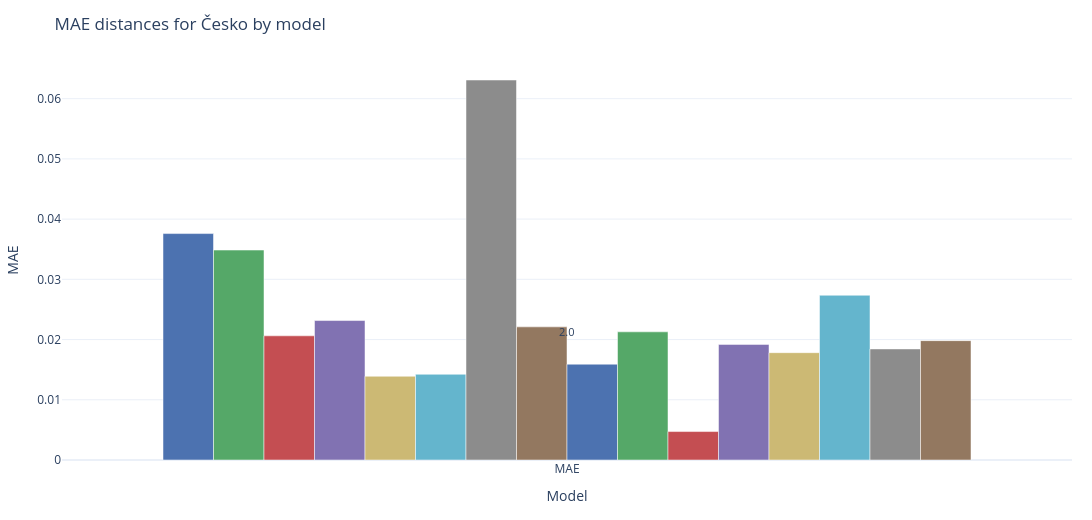

Notebook code for this chart:
### Code cell
panel_data, election_data, voting_results_dict = load_csv_files(drop_voted_flag=True, drop_both_flag=True)
# drop all but "Česko" from election_data
election_data = election_data.loc['Česko'].to_frame().T

latent_prefs_dict = load_latent_prefs(drop_voted_flag=True, drop_both_flag=True)
agentury = load_agentury(drop_voted_flag=True, drop_both_flag=True).drop(columns=['url'])
# iterate over rows of agentury and add them to latent_prefs_dict as DataFrames
for agentura in agentury.index:
    ag_df = agentury.loc[agentura].to_frame().T
    # replace the index value with "Česko"
    ag_df.index = ["Česko"]
    # replace the index name with "region"
    ag_df.index.name = "region"
    latent_prefs_dict[agentura] = ag_df
plot_cesko_distances_grouped_bars(election_data,
                                        panel_data,
                                        voting_results_dict,
                                        latent_prefs_dict,
                                        distances=['MAE'],
                                        # distances=['KL Divergence', 'MAE'],
                                        figure_width=1200,
                                        )

### Figure 1 — Plotly figure (JSON) as saved in the notebook; plotly's stock layout.template omitted (floating-point values rounded to 4 significant figures)
{"data": [{"marker": {"color": "#4C72B0"}, "name": "gpt-4.1-nano", "showlegend": false, "x": ["MAE"], "y": [0.0376], "type": "bar"}, {"marker": {"color": "#55A868"}, "name": "gpt-4.1", "showlegend": false, "x": ["MAE"], "y": [0.03486], "type": "bar"}, {"marker": {"color": "#C44E52"}, "name": "gpt-4o-mini", "showlegend": false, "x": ["MAE"], "y": [0.02062], "type": "bar"}, {"marker": {"color": "#8172B2"}, "name": "gpt-4o", "showlegend": false, "x": ["MAE"], "y": [0.02316], "type": "bar"}, {"marker": {"color": "#CCB974"}, "name": "claimed", "showlegend": false, "x": ["MAE"], "y": [0.01391], "type": "bar"}, {"marker": {"color": "#64B5CD"}, "name": "gpt-4.1-nano-citizen", "showlegend": false, "x": ["MAE"], "y": [0.01423], "type": "bar"}, {"marker": {"color": "#8C8C8C"}, "name": "gpt-4.1-citizen", "showlegend": false, "x": ["MAE"], "y": [0.0631], "type": "bar"}, {"marker": {"color": "#937860"}, "name": "gpt-4o-mini-citizen", "showlegend": false, "x": ["MAE"], "y": [0.02211], "type": "bar"}, {"marker": {"color": "#4C72B0"}, "name": "gpt-4o-citizen", "showlegend": false, "x": ["MAE"], "y": [0.01591], "type": "bar"}, {"marker": {"color": "#55A868"}, "name": "gpt-4.1-nano-direct", "showlegend": false, "x": ["MAE"], "y": [0.02128], "type": "bar"}, {"marker": {"color": "#C44E52"}, "name": "gpt-4.1-direct", "showlegend": false, "x": ["MAE"], "y": [0.004723], "type": "bar"}, {"marker": {"color": "#8172B2"}, "name": "gpt-4o-mini-direct", "showlegend": false, "x": ["MAE"], "y": [0.0192], "type": "bar"}, {"marker": {"color": "#CCB974"}, "name": "gpt-4o-direct", "showlegend": false, "x": ["MAE"], "y": [0.01782], "type": "bar"}, {"marker": {"color": "#64B5CD"}, "name": "STEM", "showlegend": false, "x": ["MAE"], "y": [0.02736], "type": "bar"}, {"marker": {"color": "#8C8C8C"}, "name": "Median", "showlegend": false, "x": ["MAE"], "y": [0.01844], "type": "bar"}, {"marker": {"color": "#937860"}, "name": "Kantar CZ", "showlegend": false, "x": ["MAE"], "y": [0.01982], "type": "bar"}], "layout": {"title": {"text": "MAE distances for Česko by model"}, "margin": {"l": 60, "r": 20, "t": 60, "b": 60}, "width": 1200, "height": 520, "showlegend": false, "annotations": [{"font": {"size": 11}, "showarrow": false, "text": "2.0", "x": "MAE", "xanchor": "center", "y": 0.01982, "yanchor": "bottom"}], "xaxis": {"title": {"text": "Model"}, "tickangle": 0}, "yaxis": {"title": {"text": "MAE"}}}}
